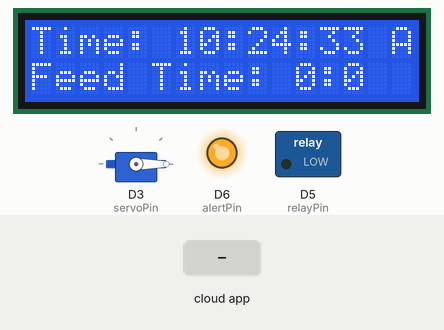
Simulated run of this sketch. Board: ESP8266 (NodeMCU). On the bench: 16×2 character LCD, servo, switched loads named in the sketch (green lamp = pin HIGH), output pins drawn as LEDs (lit = HIGH). The test bench sets the inputs (shaded band). WiFi joins after 1.5 s; servers stay silent unless stated; network time is answered at once with the bench clock; the local clock reads 2024-03-15 10:24:30 at power-on unless the sketch sets it; no MQTT or app messages arrive unless stated; not simulated (calls return 0 or success): secrets.h; names the files do not define were given values by the test bench: MQTT_PORT = 1883; what the sketch prints to the serial monitor is not drawn.

Above: at 3.7 s.
3.8 s: the phone or cloud app sets feedcontrol to ON
At 4.7 s:
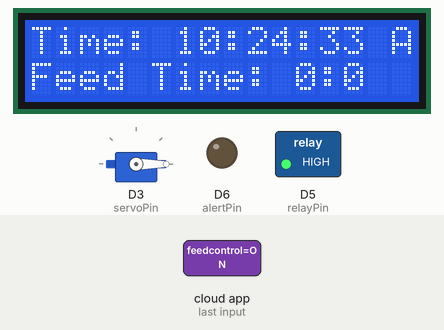
6.8 s: the phone or cloud app sets feedcontrol to Morning
At 8.1 s:
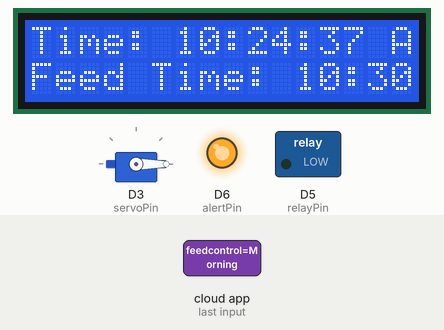
9.8 s: the phone or cloud app sets feedcontrol to Afternoon
At 10.9 s:
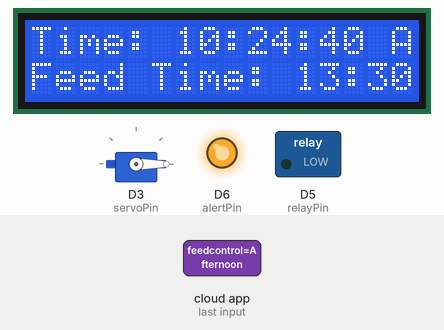
12.8 s: the phone or cloud app sets feedcontrol to Evening
At 31.2 s:
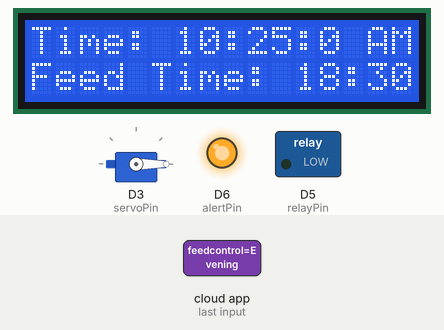
Timing chart, 0 to 32.7 s (numbered marks = the images above; inputs shaded):
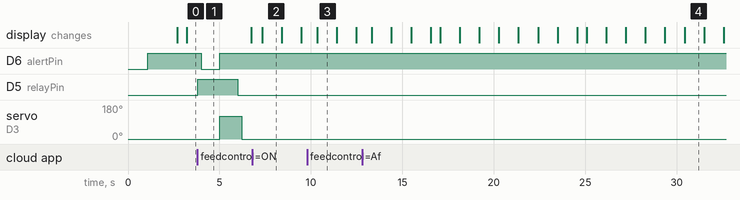

Measured:
- after the input at 3.8 s, D6 (alertPin): HIGH → LOW after 0.21 s, → HIGH 1.0 s later; D5 (relayPin): LOW → HIGH at once, → LOW 2.2 s later; servo on D3 (servoPin): 0° → 120° after 1.2 s, → 0° 1.2 s later
- what the display in image 2 shows lasts 1.1 s, from 7.3 s to 8.4 s

The sketch:

pet_feeder_main.ino
```cpp
// pet_feeder_main.ino

#include <ESP8266WiFi.h>
#include <Adafruit_MQTT.h>
#include <Adafruit_MQTT_Client.h>
#include <Servo.h>
#include <NTPClient.h>
#include <WiFiUdp.h>
#include <Wire.h>
#include <LiquidCrystal_I2C.h>
#include "secrets.h"  // WiFi and MQTT credentials

WiFiUDP ntpUDP;
NTPClient timeClient(ntpUDP, "pool.ntp.org", 19800, 60000);  // IST

LiquidCrystal_I2C lcd(0x27, 16, 2);
Servo servo;

const int relayPin = D5;
const int alertPin = D6;
const int servoPin = D3;

const int CLOSE_ANGLE = 0;
const int OPEN_ANGLE = 120;

int feedHour = 0;
int feedMinute = 0;
bool feedNow = true;

// WiFi and MQTT clients
WiFiClient client;
Adafruit_MQTT_Client mqtt(&client, MQTT_SERVER, MQTT_PORT, MQTT_USERNAME, MQTT_KEY);
Adafruit_MQTT_Subscribe onoff = Adafruit_MQTT_Subscribe(&mqtt, MQTT_USERNAME "/feeds/feedcontrol");

void setup() {
  Serial.begin(9600);

  Wire.begin(D2, D1);
  lcd.init();
  lcd.backlight();
  lcd.setCursor(4, 0);
  lcd.print("WELCOME");
  delay(1000);

  pinMode(relayPin, OUTPUT);
  pinMode(alertPin, OUTPUT);
  digitalWrite(alertPin, HIGH);

  WiFi.begin(WIFI_SSID, WIFI_PASS);
  Serial.print("Connecting to WiFi");
  while (WiFi.status() != WL_CONNECTED) {
    delay(500);
    Serial.print(".");
  }
  Serial.println(" Connected!");

  timeClient.begin();
  mqtt.subscribe(&onoff);
  servo.attach(servoPin);
  servo.write(CLOSE_ANGLE);
}

void loop() {
  MQTT_connect();
  timeClient.update();

  int hh = timeClient.getHours();
  int mm = timeClient.getMinutes();
  int ss = timeClient.getSeconds();

  lcd.setCursor(0, 0);
  lcd.print("Time: ");
  lcd.print(hh > 12 ? hh - 12 : hh);
  lcd.print(":");
  lcd.print(mm);
  lcd.print(":");
  lcd.print(ss);
  lcd.print(hh >= 12 ? " PM" : " AM");

  lcd.setCursor(0, 1);
  lcd.print("Feed Time: ");
  lcd.print(feedHour);
  lcd.print(":");
  lcd.print(feedMinute);

  Adafruit_MQTT_Subscribe *subscription;
  while ((subscription = mqtt.readSubscription(500))) {
    if (subscription == &onoff) {
      String msg = String((char *)onoff.lastread);
      Serial.println("MQTT: " + msg);

      if (msg == "ON") {
        openDoor();
        delay(1000);
        closeDoor();
      } else if (msg == "Morning") {
        feedHour = 10; feedMinute = 30;
      } else if (msg == "Afternoon") {
        feedHour = 13; feedMinute = 30;
      } else if (msg == "Evening") {
        feedHour = 18; feedMinute = 30;
      }
    }
  }

  if (hh == feedHour && mm == feedMinute && feedNow) {
    openDoor();
    delay(1000);
    closeDoor();
    feedNow = false;
  }

  if (mm != feedMinute) {
    feedNow = true;
  }
}

void MQTT_connect() {
  int8_t ret;

  if (mqtt.connected()) return;

  Serial.print("Connecting to MQTT...");
  uint8_t retries = 3;
  while ((ret = mqtt.connect()) != 0) {
    mqtt.disconnect();
    delay(5000);
    if (--retries == 0) {
      while (1);
    }
  }
  Serial.println("Connected!");
}

void openDoor() {
  digitalWrite(relayPin, HIGH);
  delay(200);
  sendAlert();
  servo.write(OPEN_ANGLE);
}

void closeDoor() {
  digitalWrite(relayPin, LOW);
  delay(200);
  servo.write(CLOSE_ANGLE);
}

void sendAlert() {
  digitalWrite(alertPin, LOW);
  delay(1000);
  digitalWrite(alertPin, HIGH);
}
```
